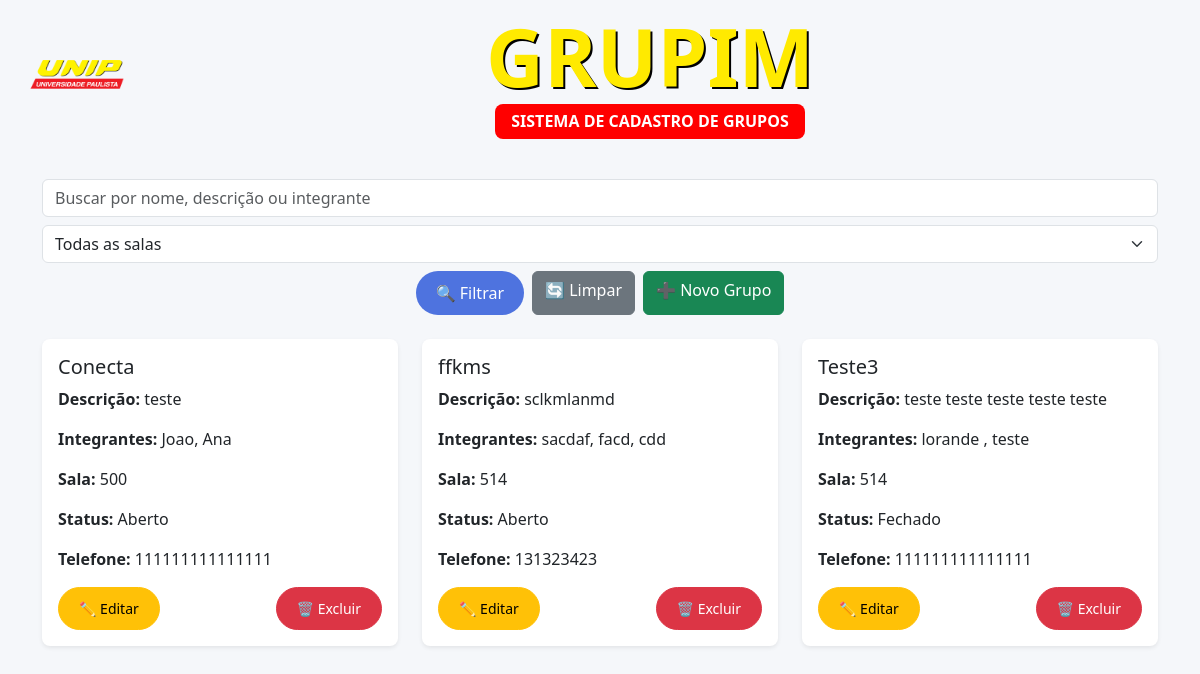
The page / on the database its author committed.
### tables this page shows
CREATE TABLE grupos (
                    id INTEGER PRIMARY KEY AUTOINCREMENT,
                    nome_projeto TEXT NOT NULL,
                    descricao TEXT,
                    integrantes TEXT,
                    sala INTEGER,
                    status_grupo TEXT,
                    telefone TEXT
                );

### App.py (the view)
@app.route("/", methods=["GET", "POST"])
def index():
    busca = ""
    conn = sqlite3.connect("grupos.db")
    c = conn.cursor()
    if request.method == "POST":
        busca = request.form["busca"]
        c.execute("SELECT * FROM grupos WHERE nome_projeto LIKE ?", ('%' + busca + '%',))
    else:
        c.execute("SELECT * FROM grupos")
    grupos = c.fetchall()
    conn.close()
    return render_template("index.html", grupos=grupos, busca=busca)

### templates/index.html (shortened to what this page needs)
<!DOCTYPE html>
<html lang="pt-br">
<head>
    <link href="https://cdn.jsdelivr.net/npm/bootstrap@5.3.2/dist/css/bootstrap.min.css" rel="stylesheet">
    <link href="{{ url_for('static', filename='style.css') }}" rel="stylesheet">
</head>
<body>
<nav class="navbar px-3 py-2">
  <div class="container-fluid d-flex align-items-center">
    <div class="flex-shrink-0">
      <img src="{{ url_for('static', filename='Unip.png') }}" alt="Logo UNIP"  class="md-1" height="100">
    </div>
    <div class="flex-grow-1 text-center">
      <h1 class="fw-bold mb-0">GRUPIM</h1>
      <h2 class="fw-semibold">Sistema de cadastro de Grupos</h2>
    </div>
  </div>
</nav>
<div class="container mt-4">
    <form method="GET" class="d-flex flex-wrap gap-2 mb-4 justify-content-center">
        <input type="text" name="busca" class="form-control flex-grow-1"
               placeholder="Buscar por nome, descrição ou integrante" value="{{ busca }}" style="min-width:250px;">
        <select name="sala" class="form-select" style="min-width:150px;">
            <option value="">Todas as salas</option>
        </select>
        <button type="submit" class="btn btn-primary">🔍 Filtrar</button>
        <a href="/" class="btn btn-secondary">🔄 Limpar</a>
        <a href="/cadastrar" class="btn btn-success">➕ Novo Grupo</a>
    </form>
    {% if grupos %}
    <div class="row">
        {% for grupo in grupos %}
        <div class="col-md-6 col-lg-4 mb-4">
            <div class="card shadow-sm border-0 rounded-3">
                <div class="card-body">
                    <h5 class="card-title">{{ grupo[1] }}</h5>
                    <p><strong>Descrição:</strong> {{ grupo[2] }}</p>
                    <p><strong>Integrantes:</strong> {{ grupo[3] }}</p>
                    <p><strong>Sala:</strong> {{ grupo[4] }}</p>
                    <p><strong>Status:</strong> {{ grupo[5] }}</p>
                    <p><strong>Telefone:</strong> {{ grupo[6] }}</p>
                    <div class="d-flex justify-content-between">
                        <a href="/editar/{{ grupo[0] }}" class="btn btn-sm btn-warning">✏️ Editar</a>
                        <a href="/excluir/{{ grupo[0] }}" class="btn btn-sm btn-danger"
                           onclick="return confirm('Tem certeza que deseja excluir este grupo?')">🗑️ Excluir</a>
                    </div>
                </div>
            </div>
        </div>
        {% endfor %}
    </div>
    {% else %}
    <div class="alert alert-info text-center">Nenhum grupo cadastrado ainda.</div>
    {% endif %}
</div>
</body>
</html>

### Static/Style.css (style rules this page uses)
body { background: #f5f7fa; font-family: "Segoe UI", Roboto, sans-serif; }
h1 { font-weight: 600; font-size: 5rem; color: #ffea00; text-shadow: 2px 2px 0 #000; }
h2 { font-weight: 600; font-size: 1rem; color: #ffffff; background-color: red; font-size: 1rem; padding: 0.5rem 1rem; display: inline-block; border-radius: 8px; text-transform: uppercase; }
.card { border-radius: 15px; border: none; box-shadow: 0 4px 8px rgba(0,0,0,0.08); transition: transform 0.2s ease; }
.btn-primary { background-color: #4e73df; border: none; border-radius: 30px; padding: 10px 20px; }
.btn-warning { border-radius: 30px; padding: 10px 20px; }
.btn-danger { border-radius: 30px; padding: 10px 20px; }

### rows shown on the page
grupos: nome_projeto "Conecta", descricao "teste", integrantes "Joao, Ana", sala "500", status_grupo "Aberto", telefone "111111111111111"
grupos: nome_projeto "ffkms", descricao "sclkmlanmd", integrantes "sacdaf, facd, cdd", sala "514", status_grupo "Aberto", telefone "131323423"
grupos: nome_projeto "Teste3", descricao "teste teste teste teste teste", integrantes "lorande , teste", sala "514", status_grupo "Fechado", telefone "111111111111111"
